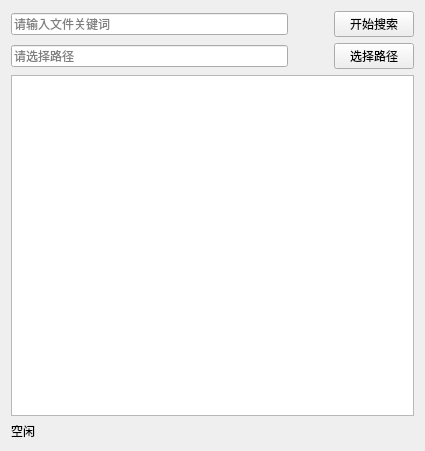
<?xml version="1.0" encoding="UTF-8"?>
<ui version="4.0">
 <class>Form</class>
 <widget class="QWidget" name="Form">
  <property name="geometry">
   <rect>
    <x>0</x>
    <y>0</y>
    <width>425</width>
    <height>451</height>
   </rect>
  </property>
  <property name="windowTitle">
   <string>Form</string>
  </property>
  <layout class="QVBoxLayout" name="verticalLayout">
   <item>
    <layout class="QHBoxLayout" name="horizontalLayout" stretch="6,3,1">
     <item>
      <widget class="QLineEdit" name="lineEditFileKeyName">
       <property name="placeholderText">
        <string>请输入文件关键词</string>
       </property>
      </widget>
     </item>
     <item>
      <spacer name="horizontalSpacer">
       <property name="orientation">
        <enum>Qt::Horizontal</enum>
       </property>
       <property name="sizeType">
        <enum>QSizePolicy::Fixed</enum>
       </property>
       <property name="sizeHint" stdset="0">
        <size>
         <width>40</width>
         <height>20</height>
        </size>
       </property>
      </spacer>
     </item>
     <item>
      <widget class="QPushButton" name="buttonSearch">
       <property name="text">
        <string>开始搜索</string>
       </property>
      </widget>
     </item>
    </layout>
   </item>
   <item>
    <layout class="QHBoxLayout" name="horizontalLayout_4" stretch="6,3,1">
     <item>
      <widget class="QLineEdit" name="lineEditFileDir">
       <property name="readOnly">
        <bool>true</bool>
       </property>
       <property name="placeholderText">
        <string>请选择路径</string>
       </property>
      </widget>
     </item>
     <item>
      <spacer name="horizontalSpacer_2">
       <property name="orientation">
        <enum>Qt::Horizontal</enum>
       </property>
       <property name="sizeType">
        <enum>QSizePolicy::Fixed</enum>
       </property>
       <property name="sizeHint" stdset="0">
        <size>
         <width>40</width>
         <height>20</height>
        </size>
       </property>
      </spacer>
     </item>
     <item>
      <widget class="QPushButton" name="buttonChooseDir">
       <property name="text">
        <string>选择路径</string>
       </property>
      </widget>
     </item>
    </layout>
   </item>
   <item>
    <widget class="QListWidget" name="listWidgetAllFile">
     <property name="currentRow">
      <number>-1</number>
     </property>
    </widget>
   </item>
   <item>
    <layout class="QHBoxLayout" name="horizontalLayout_2">
     <item>
      <widget class="QLabel" name="labelState">
       <property name="text">
        <string>空闲</string>
       </property>
      </widget>
     </item>
    </layout>
   </item>
  </layout>
 </widget>
 <resources/>
 <connections/>
</ui>
